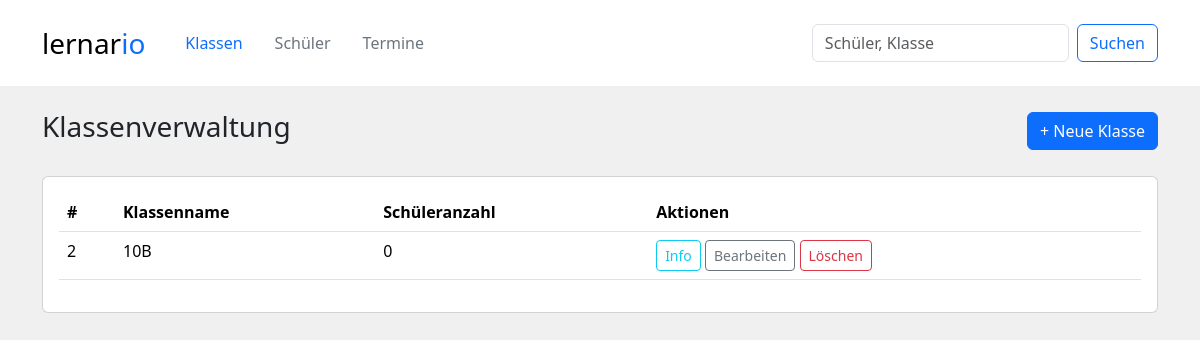
/klassen/, run on an earlier commit of the app's database.
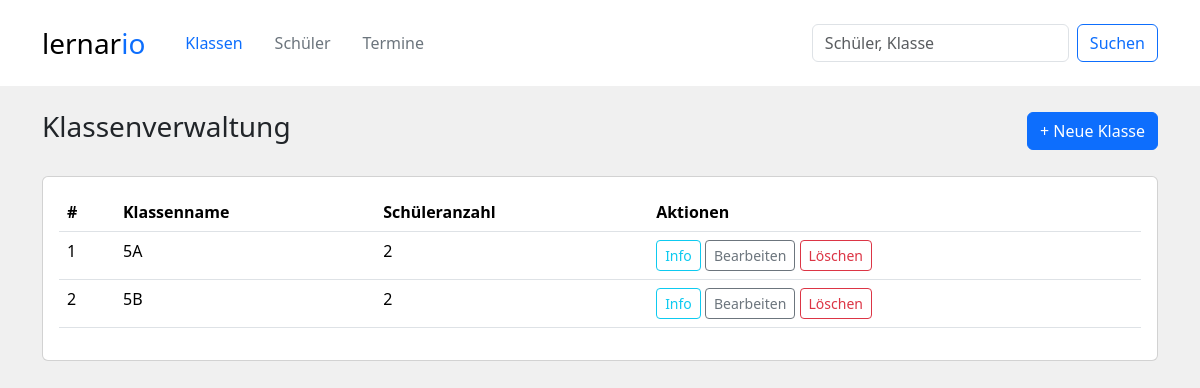
And on a later commit of the database.
### tables this page shows
CREATE TABLE klassen (
    klasse_id INTEGER PRIMARY KEY,
    klassenname TEXT not null
);

### controllers/class_controller.py (the view)
@klassen_bp.route('/')
def uebersicht():
    klassen_liste = class_service.get_all_classes_with_students_count()
    print(klassen_liste)  # Debugging-Ausgabe, um sicherzustellen, dass Daten korrekt abgerufen werden
    return render_template('klassenverwaltung.html', klassen_liste=klassen_liste, active_page="klassen")

### services/class_service.py (called while the page is built)
def get_all_classes_with_students_count():
    query = """
        SELECT k.klasse_id, k.klassenname, COUNT(s.schueler_id) AS schueler_anzahl
        FROM klassen k
        LEFT JOIN schueler s ON s.klasse_id = k.klasse_id
        GROUP BY k.klasse_id, k.klassenname
    """
    result = query_db(query)
    return result

### services/sqllite_db.py (called while the page is built)
def query_db(query, params=(), commit=False):
    with sqlite3.connect(DB_PATH) as conn:
        conn.execute("PRAGMA foreign_keys = ON")#Wichtig damit ON DELETE CASCADE funktioniert
        conn.row_factory = sqlite3.Row
        cursor = conn.cursor()
        cursor.execute(query, params)
        if commit:
            conn.commit()
        data = cursor.fetchall()
        return [dict(row) for row in data]

### templates/klassenverwaltung.html (shortened to what this page needs)
{% extends "components/layout.html" %}
{% block content %}
<div class="container py-4">
    <div class="d-flex justify-content-between align-items-center mb-4">
        <h3>Klassenverwaltung</h3>
        <button class="btn btn-primary" data-bs-toggle="modal" data-bs-target="#klasseModal">+ Neue Klasse</button>
    </div>
    <div class="card p-3">
        <table class="table table-hover">
            <thead>
                <tr>
                    <th>#</th>
                    <th>Klassenname</th>
                    <th>Schüleranzahl</th>
                    <th>Aktionen</th>
                </tr>
            </thead>
            <tbody>
                {% for klasse in klassen_liste %}
                <tr>
                    <td>{{ klasse.klasse_id }}</td>
                    <td>{{ klasse.klassenname }}</td>
                    <td>{{ klasse.schueler_anzahl }}</td>
                    <td>
                        <a href="{{ url_for('klassen.anzeigen', klasse_id=klasse.klasse_id) }}"
                        class="btn btn-sm btn-outline-info">Info</a>
                        <a href="{{ url_for('klassen.aktualisieren', klasse_id=klasse.klasse_id) }}"
                            class="btn btn-sm btn-outline-secondary">Bearbeiten</a>
                        <a href="{{ url_for('klassen.loeschen', klasse_id=klasse.klasse_id) }}"
                            class="btn btn-sm btn-outline-danger">Löschen</a>
                    </td>
                </tr>
                {% endfor %}
            </tbody>
        </table>
    </div>
</div>
{% endblock %}

What changed in the data, as far as the page shows it:
added klassen: klasse_id "1", klassenname "5A", schueler_anzahl "2"
changed klassen id 2: klassenname "10B" → "5B"; schueler_anzahl "0" → "2"
